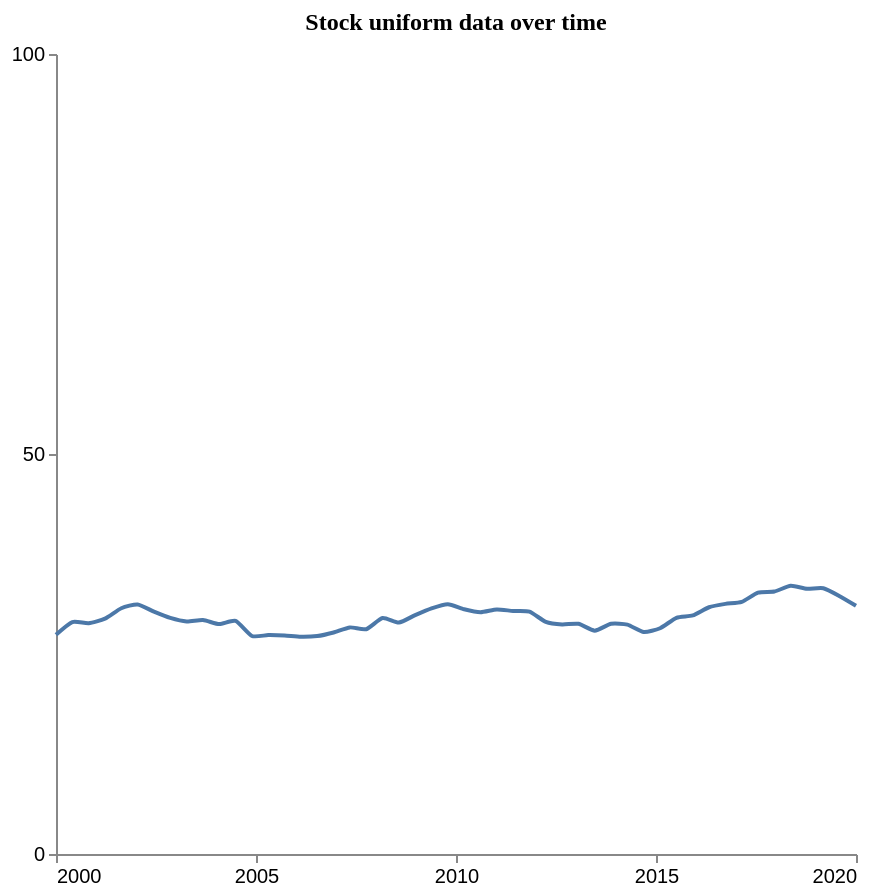

The Vega-Lite source for this figure:
### Vega-Lite specification from a JSON file in a GitHub repository (floating-point values rounded to 4 significant figures)
{"$schema": "https://vega.github.io/schema/vega-lite/v5.json", "description": "Pattern: Uniform", "data": {"values": [{"X": 2000.0, "Y": 27.41}, {"X": 2000.0, "Y": 28.99}, {"X": 2001.0, "Y": 28.85}, {"X": 2001.0, "Y": 29.42}, {"X": 2002.0, "Y": 30.72}, {"X": 2002.0, "Y": 31.2}, {"X": 2002.0, "Y": 30.29}, {"X": 2003.0, "Y": 29.51}, {"X": 2003.0, "Y": 29.07}, {"X": 2004.0, "Y": 29.24}, {"X": 2004.0, "Y": 28.74}, {"X": 2004.0, "Y": 29.14}, {"X": 2005.0, "Y": 27.25}, {"X": 2005.0, "Y": 27.36}, {"X": 2006.0, "Y": 27.3}, {"X": 2006.0, "Y": 27.15}, {"X": 2007.0, "Y": 27.24}, {"X": 2007.0, "Y": 27.69}, {"X": 2007.0, "Y": 28.33}, {"X": 2008.0, "Y": 28.1}, {"X": 2008.0, "Y": 29.49}, {"X": 2009.0, "Y": 28.93}, {"X": 2009.0, "Y": 29.86}, {"X": 2009.0, "Y": 30.71}, {"X": 2010.0, "Y": 31.23}, {"X": 2010.0, "Y": 30.59}, {"X": 2011.0, "Y": 30.23}, {"X": 2011.0, "Y": 30.58}, {"X": 2011.0, "Y": 30.37}, {"X": 2012.0, "Y": 30.29}, {"X": 2012.0, "Y": 29.02}, {"X": 2013.0, "Y": 28.7}, {"X": 2013.0, "Y": 28.77}, {"X": 2013.0, "Y": 27.92}, {"X": 2014.0, "Y": 28.78}, {"X": 2014.0, "Y": 28.67}, {"X": 2015.0, "Y": 27.75}, {"X": 2015.0, "Y": 28.22}, {"X": 2016.0, "Y": 29.52}, {"X": 2016.0, "Y": 29.82}, {"X": 2016.0, "Y": 30.84}, {"X": 2017.0, "Y": 31.26}, {"X": 2017.0, "Y": 31.51}, {"X": 2018.0, "Y": 32.67}, {"X": 2018.0, "Y": 32.81}, {"X": 2018.0, "Y": 33.52}, {"X": 2019.0, "Y": 33.16}, {"X": 2019.0, "Y": 33.21}, {"X": 2020.0, "Y": 32.22}, {"X": 2020.0, "Y": 31.02}]}, "mark": {"type": "line", "interpolate": "cardinal", "tension": 0.4}, "encoding": {"x": {"field": "X", "type": "quantitative", "title": "", "axis": {"grid": false, "format": "d", "values": [2000, 2005, 2010, 2015, 2020], "tickSize": 4}, "scale": {"domain": [2000, 2020]}}, "y": {"field": "Y", "type": "quantitative", "title": "", "axis": {"grid": false, "format": "d", "values": [0, 50, 100], "tickSize": 4, "tickOpacity": 1}, "scale": {"domain": [0, 100]}}}, "title": {"text": "Stock uniform data over time", "anchor": "middle", "font": "Tahoma", "fontSize": 12}, "config": {"lineBreak": "^", "view": {"stroke": null}}, "height": 400, "width": 400, "autosize": "pad"}
